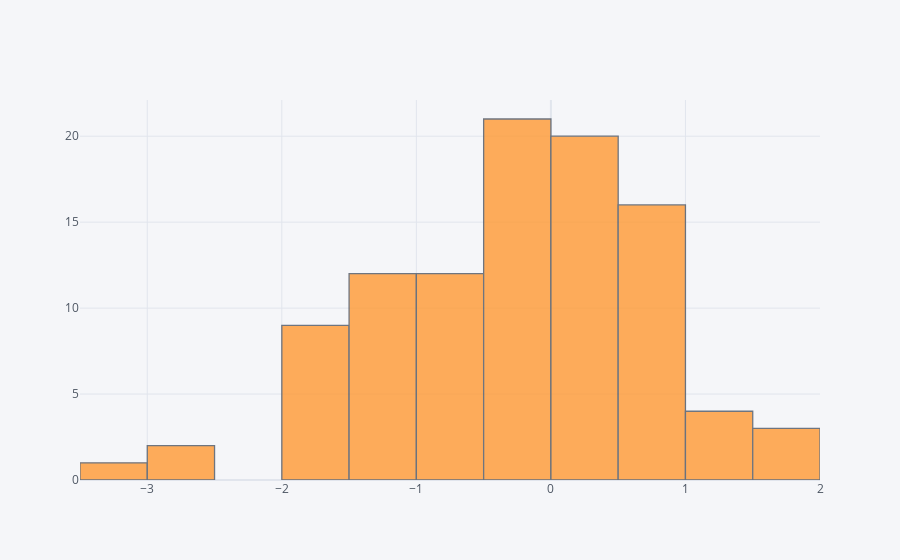

Write notebook code for a chart like this one.
### Code cell
df['A'].iplot(kind='hist',bins=25)

### Figure 1 — Plotly figure (JSON) as saved in the notebook; plotly's stock layout.template omitted (floating-point values rounded to 4 significant figures)
{"data": [{"histfunc": "count", "histnorm": "", "marker": {"color": "rgba(255, 153, 51, 1.0)", "line": {"color": "#4D5663", "width": 1.3}}, "name": "A", "nbinsx": 25, "opacity": 0.8, "orientation": "v", "type": "histogram", "x": [-1.916, -0.4481, -0.1167, -0.4741, 0.5747, -1.555, -1.072, 1.225, -3.337, -1.011, 0.6314, 0.0822, -1.492, -2.683, -1.406, -0.09669, 0.6255, -0.8999, -0.2756, 0.3713, -0.1495, -2.725, -0.4979, -0.7795, -0.3031, -0.7034, 0.07862, -0.4998, -0.6003, 0.7189, 0.2591, 0.9061, -0.419, -0.6744, 0.1055, 1.27, 0.08984, 0.657, -1.018, 0.6749, 0.08417, 0.8001, -0.124, 0.6274, -1.319, 0.8165, 0.09394, 1.121, 0.858, 0.1491, 0.9712, 0.1587, 0.2045, -1.656, -0.9608, 1.773, -0.4458, 0.4733, -0.1111, -0.6309, -1.508, -1.818, -1.577, -1.308, 0.2939, -0.2103, 0.224, 0.5072, -1.418, -0.2139, -0.7728, 0.4528, -1.176, 1.537, -1.067, -1.189, -1.545, 0.3036, -0.2763, 1.783, 0.9826, -1.002, -0.1673, 1.176, 0.3461, -0.3204, -0.3782, 0.9571, -0.05727, 0.3273, -0.3098, -0.9355, -1.896, 0.293, -0.7261, -0.562, 0.296, -1.671, 0.7263, -0.5646]}], "layout": {"barmode": "overlay", "legend": {"bgcolor": "#F5F6F9", "font": {"color": "#4D5663"}}, "paper_bgcolor": "#F5F6F9", "plot_bgcolor": "#F5F6F9", "title": {"font": {"color": "#4D5663"}}, "xaxis": {"gridcolor": "#E1E5ED", "showgrid": true, "tickfont": {"color": "#4D5663"}, "title": {"font": {"color": "#4D5663"}, "text": ""}, "zerolinecolor": "#E1E5ED"}, "yaxis": {"gridcolor": "#E1E5ED", "showgrid": true, "tickfont": {"color": "#4D5663"}, "title": {"font": {"color": "#4D5663"}, "text": ""}, "zerolinecolor": "#E1E5ED"}}}
